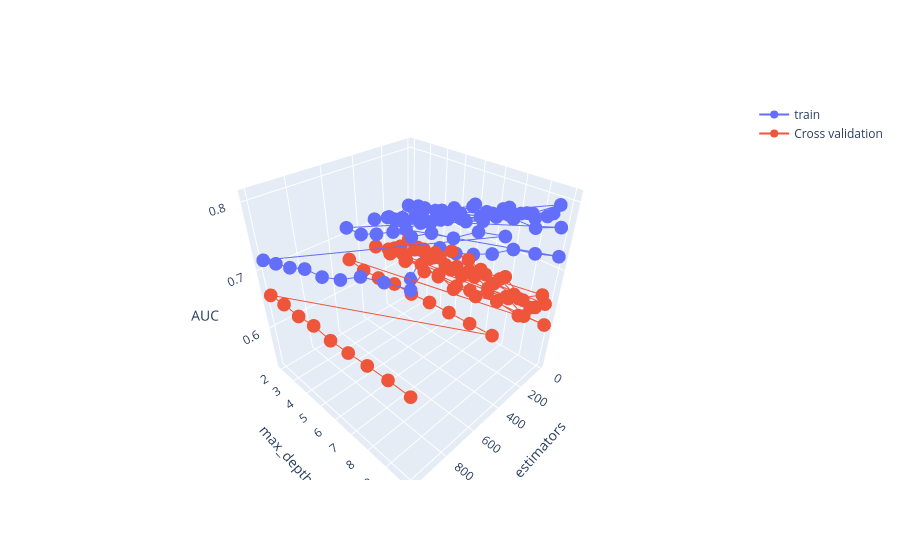

This figure's notebook cell:
### Code cell
# Extracting the cordinates for visualization and calling vizualization function.
x = [x[0] for x in cordinates]
y = [x[1] for x in cordinates]
viz(AUC_score=auc_score,x_axis=x,y_axis=y,viz_type='plot')
